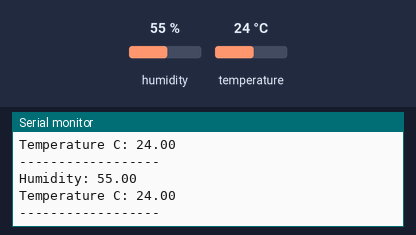
A sketch run on a simulated Arduino Uno, built with avr-gcc and run on an emulated ATmega328P. On the bench: the last lines printed to the serial monitor. The inputs (shaded band) are chosen by the test bench; at power-on: humidity 55 %, temperature 24 °C.

Above: at 1.3 s.
1.4 s: humidity set to 22 %
At 1.55 s:
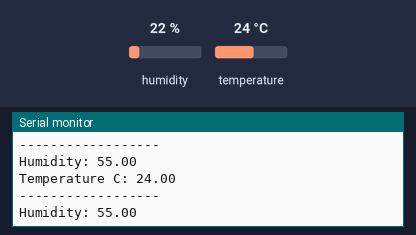
7.4 s: temperature set to 12 °C
At 8.29 s:
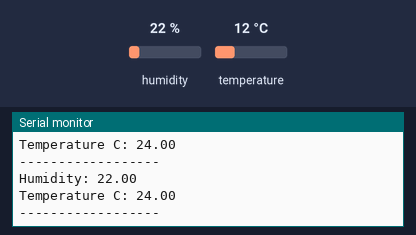
10.1 s: humidity set to 40 %
At 10.34 s:
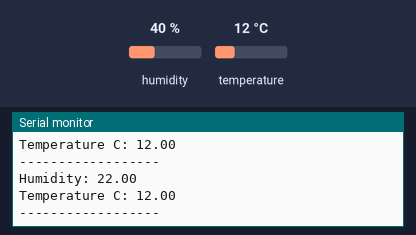
Timing chart, 0 to 13.1 s (numbered marks = the images above; inputs shaded):
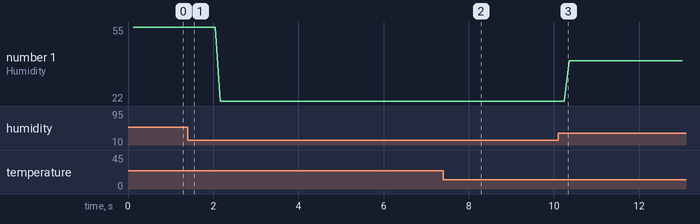

The sketch:

ir_device.ino
```cpp
#include <IRremote.hpp>
#include <DHT.h>

#define DHTPin 4
#define DHTType DHT11

DHT HT(DHTPin, DHTType);

const int IR_SEND_PIN = 3;
const int SENSOR_PIN = 0;

void setup() {
  Serial.begin(9600);
  IrSender.begin(IR_SEND_PIN);
  HT.begin();
  delay(100);
}

void loop() {
  float humi = HT.readHumidity();
  float tempC = HT.readTemperature();

  Serial.print("Humidity: ");
  Serial.println(humi);

  Serial.print("Temperature C: ");
  Serial.println(tempC);

  // if (sensor <= 450) {
  //   IrSender.sendNECRaw(1);
  //   delay(500);
  // } else {
  //   IrSender.sendNECRaw(50);
  //   delay(500);
  // }

  Serial.println("------------------");
  delay(100);
}
```

Measured:
- plotted number 1: 55 → 22 after the input at 1.4 s, 22 → 40 after the input at 10.1 s
